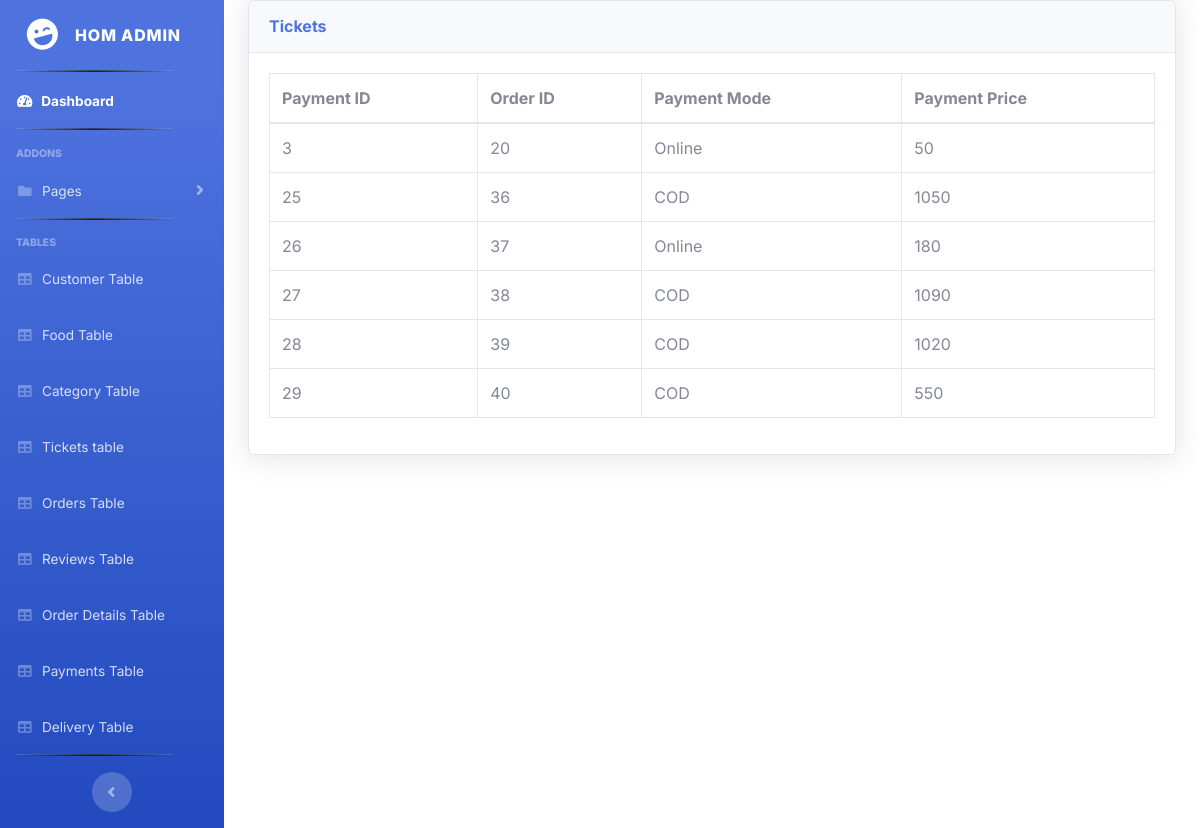
Screenshot of /admin/payment.php with the database file from the repository.
### tables this page shows
CREATE TABLE `payment` (
  `p_id` int(10) NOT NULL,
  `o_id` int(10) NOT NULL,
  `p_mode` enum('COD','Online') NOT NULL
);

CREATE TABLE `orders` (
  `o_id` int(5) NOT NULL,
  `c_id` int(11) NOT NULL,
  `o_price` int(5) NOT NULL,
  `o_no_of_items` int(10) NOT NULL,
  `o_status` varchar(20) NOT NULL DEFAULT 'Undelivered',
  `o_time` timestamp NOT NULL DEFAULT current_timestamp(),
  `o_address` varchar(255) NOT NULL,
  `o_special_notes` varchar(255) NOT NULL DEFAULT 'None'
);

### admin/payment.php (the view, shortened to what this page needs)
<?php
    $conn=mysqli_connect("localhost", "bhavesh", "test123", "foodorderingsite");
?>
<!DOCTYPE html>
<html>
<head>
</head>
<body>
	<?php
    include('includes/header.php');
    include('includes/navbar.php');
?>
	<div class="container-fluid">
                    <div class="card shadow mb-4">
                        <div class="card-header py-3">
                            <h6 class="m-0 font-weight-bold text-primary">Tickets</h6>
                        </div>
                        <div class="card-body">
                            <div class="table-responsive">
                                <table class="table table-bordered" id="dataTable" width="100%" cellspacing="0">
                                    <thead>
                                        <tr>
                                            <th>Payment ID</th>
                                            <th>Order ID</th>
                                            <th>Payment Mode</th>
                                            <th>Payment Price</th>
                                        </tr>
                                    </thead>
                                    <tbody>
                                        <?php
                                            $query="SELECT payment.p_id, payment.o_id, payment.p_mode, orders.o_price
                                            from payment
                                            INNER JOIN orders
                                            ON orders.o_id=payment.o_id";
                                            $result = mysqli_query($conn, $query);
                                            $payments = mysqli_fetch_all($result, MYSQLI_ASSOC);
                                            foreach($payments as $payment) {
                                                echo "<tr>
                                                <td>{$payment['p_id']}</td>
                                                <td>{$payment['o_id']}</td>
                                                <td>{$payment['p_mode']}</td>
                                                <td>{$payment['o_price']}</td>
                                                </tr>";
                                            }
                                        ?>
                                    </tbody>
                                </table>
                            </div>
                        </div>
                    </div>
                </div>
</body>
</html>

### css/styles.css (style rules this page uses)
* { padding: 0; margin: 0; box-sizing: border-box; font-family: 'Inter', sans-serif; }

### rows the page displays
payment: p_id "3", o "20", p_mode "Online", o.o_price "50"
payment: p_id "25", o "36", p_mode "COD", o.o_price "1050"
payment: p_id "26", o "37", p_mode "Online", o.o_price "180"
payment: p_id "27", o "38", p_mode "COD", o.o_price "1090"
payment: p_id "28", o "39", p_mode "COD", o.o_price "1020"
payment: p_id "29", o "40", p_mode "COD", o.o_price "550"
